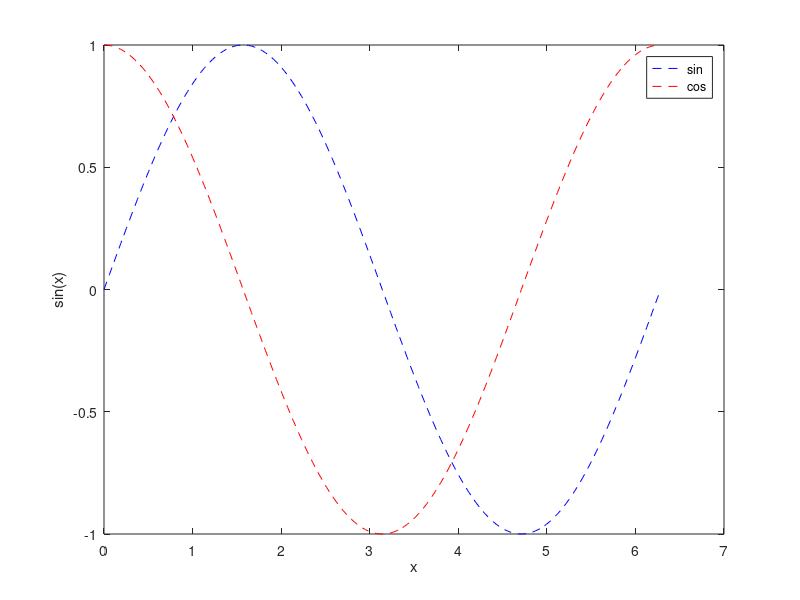

MATLAB code to generate this figure:
x = 0:pi/100:2*pi;
y = sin(x);
plot(x,y,'b--');
xlabel('x');
ylabel('sin(x)');

hold on;
y = cos(x);
plot(x,y,'r--')
legend('sin','cos');
hold off;